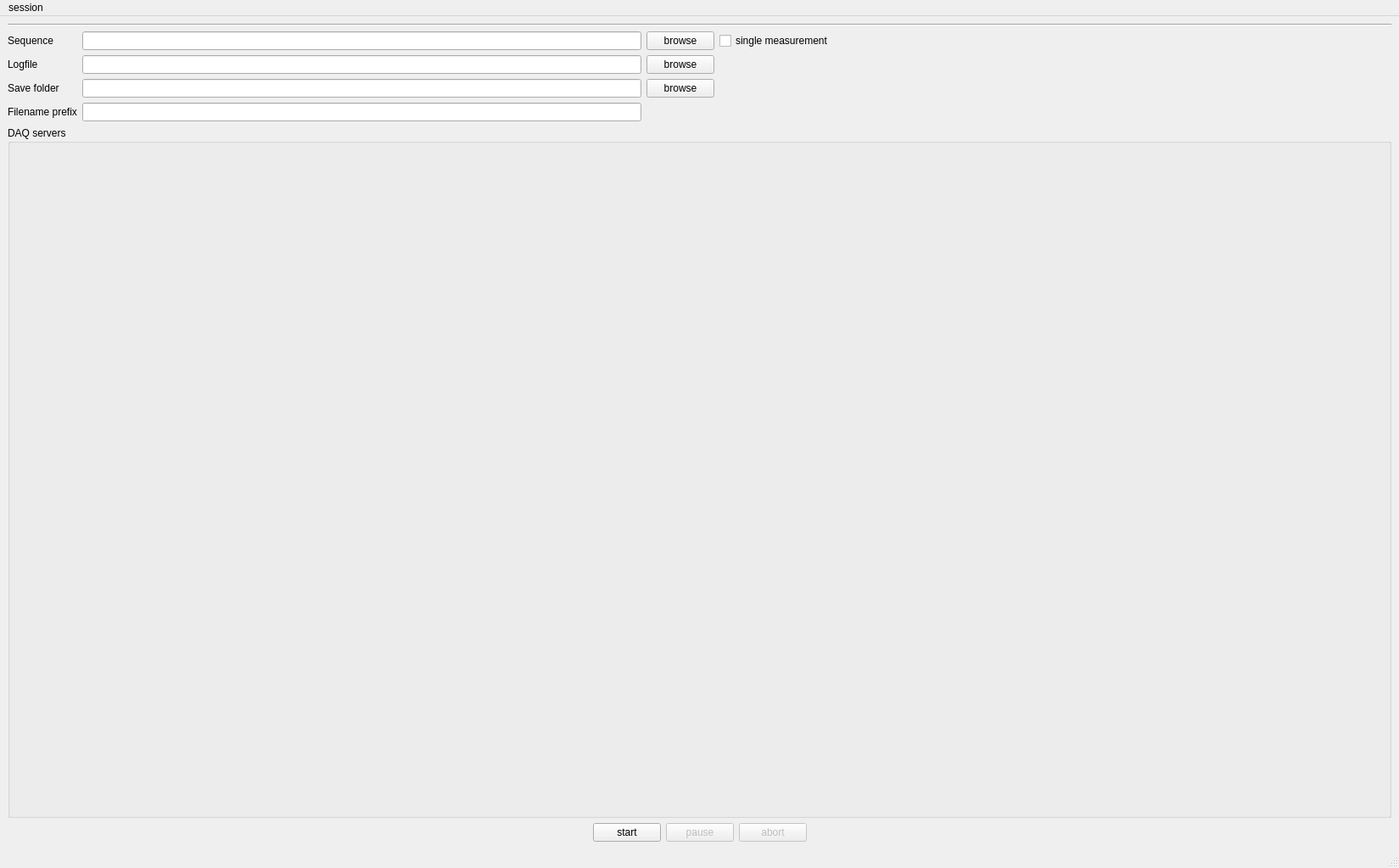
<?xml version="1.0" encoding="UTF-8"?>
<ui version="4.0">
 <class>MainWindow</class>
 <widget class="QMainWindow" name="MainWindow">
  <property name="geometry">
   <rect>
    <x>0</x>
    <y>0</y>
    <width>1649</width>
    <height>1023</height>
   </rect>
  </property>
  <property name="windowTitle">
   <string>MainWindow</string>
  </property>
  <widget class="QWidget" name="centralwidget">
   <layout class="QVBoxLayout" name="verticalLayout">
    <item>
     <widget class="Line" name="line">
      <property name="orientation">
       <enum>Qt::Orientation::Horizontal</enum>
      </property>
     </widget>
    </item>
    <item>
     <layout class="QGridLayout" name="gridLayout">
      <item row="0" column="2">
       <widget class="QPushButton" name="sequence_browse_pb">
        <property name="text">
         <string>browse</string>
        </property>
       </widget>
      </item>
      <item row="0" column="0">
       <widget class="QLabel" name="sequence_le_2">
        <property name="sizePolicy">
         <sizepolicy hsizetype="Fixed" vsizetype="Preferred">
          <horstretch>0</horstretch>
          <verstretch>0</verstretch>
         </sizepolicy>
        </property>
        <property name="minimumSize">
         <size>
          <width>80</width>
          <height>0</height>
         </size>
        </property>
        <property name="text">
         <string>Sequence</string>
        </property>
       </widget>
      </item>
      <item row="1" column="0">
       <widget class="QLabel" name="logfile_lb">
        <property name="text">
         <string>Logfile</string>
        </property>
       </widget>
      </item>
      <item row="0" column="4">
       <spacer name="horizontalSpacer">
        <property name="orientation">
         <enum>Qt::Orientation::Horizontal</enum>
        </property>
        <property name="sizeHint" stdset="0">
         <size>
          <width>40</width>
          <height>20</height>
         </size>
        </property>
       </spacer>
      </item>
      <item row="2" column="1">
       <widget class="QLineEdit" name="save_folder_le">
        <property name="text">
         <string/>
        </property>
        <property name="readOnly">
         <bool>true</bool>
        </property>
       </widget>
      </item>
      <item row="1" column="2">
       <widget class="QPushButton" name="logfile_browse_pb">
        <property name="text">
         <string>browse</string>
        </property>
       </widget>
      </item>
      <item row="3" column="0">
       <widget class="QLabel" name="filename_prefix_lb">
        <property name="text">
         <string>Filename prefix</string>
        </property>
       </widget>
      </item>
      <item row="2" column="0">
       <widget class="QLabel" name="save_folder_lb">
        <property name="text">
         <string>Save folder</string>
        </property>
       </widget>
      </item>
      <item row="2" column="2">
       <widget class="QPushButton" name="save_folder_pb">
        <property name="text">
         <string>browse</string>
        </property>
       </widget>
      </item>
      <item row="3" column="1">
       <widget class="QLineEdit" name="filename_prefix_le"/>
      </item>
      <item row="0" column="1">
       <widget class="QLineEdit" name="sequence_le">
        <property name="readOnly">
         <bool>true</bool>
        </property>
       </widget>
      </item>
      <item row="1" column="1">
       <widget class="QLineEdit" name="logfile_le">
        <property name="readOnly">
         <bool>true</bool>
        </property>
       </widget>
      </item>
      <item row="0" column="3">
       <widget class="QCheckBox" name="single_measurement_cb">
        <property name="text">
         <string>single measurement</string>
        </property>
       </widget>
      </item>
     </layout>
    </item>
    <item>
     <widget class="QGroupBox" name="daq_servers_gb">
      <property name="sizePolicy">
       <sizepolicy hsizetype="Preferred" vsizetype="MinimumExpanding">
        <horstretch>0</horstretch>
        <verstretch>0</verstretch>
       </sizepolicy>
      </property>
      <property name="title">
       <string>DAQ servers</string>
      </property>
      <layout class="QVBoxLayout" name="verticalLayout_2">
       <item>
        <layout class="QVBoxLayout" name="daq_servers_vl"/>
       </item>
      </layout>
     </widget>
    </item>
    <item>
     <layout class="QHBoxLayout" name="horizontalLayout_3">
      <item>
       <spacer name="horizontalSpacer_2">
        <property name="orientation">
         <enum>Qt::Orientation::Horizontal</enum>
        </property>
        <property name="sizeHint" stdset="0">
         <size>
          <width>40</width>
          <height>20</height>
         </size>
        </property>
       </spacer>
      </item>
      <item>
       <widget class="QPushButton" name="start_pb">
        <property name="enabled">
         <bool>true</bool>
        </property>
        <property name="text">
         <string>start</string>
        </property>
       </widget>
      </item>
      <item>
       <widget class="QPushButton" name="pause_pb">
        <property name="enabled">
         <bool>false</bool>
        </property>
        <property name="text">
         <string>pause</string>
        </property>
       </widget>
      </item>
      <item>
       <widget class="QPushButton" name="abort_pb">
        <property name="enabled">
         <bool>false</bool>
        </property>
        <property name="text">
         <string>abort</string>
        </property>
       </widget>
      </item>
      <item>
       <spacer name="horizontalSpacer_3">
        <property name="orientation">
         <enum>Qt::Orientation::Horizontal</enum>
        </property>
        <property name="sizeHint" stdset="0">
         <size>
          <width>40</width>
          <height>20</height>
         </size>
        </property>
       </spacer>
      </item>
     </layout>
    </item>
   </layout>
  </widget>
  <widget class="QMenuBar" name="menubar">
   <property name="geometry">
    <rect>
     <x>0</x>
     <y>0</y>
     <width>1649</width>
     <height>33</height>
    </rect>
   </property>
   <property name="defaultUp">
    <bool>false</bool>
   </property>
   <widget class="QMenu" name="menusession">
    <property name="tearOffEnabled">
     <bool>false</bool>
    </property>
    <property name="title">
     <string>session</string>
    </property>
    <addaction name="actionsave"/>
    <addaction name="actionload"/>
   </widget>
   <addaction name="menusession"/>
  </widget>
  <widget class="QStatusBar" name="statusbar"/>
  <action name="actionsave">
   <property name="checkable">
    <bool>false</bool>
   </property>
   <property name="text">
    <string>save</string>
   </property>
  </action>
  <action name="actionload">
   <property name="text">
    <string>load</string>
   </property>
  </action>
 </widget>
 <resources/>
 <connections/>
</ui>
